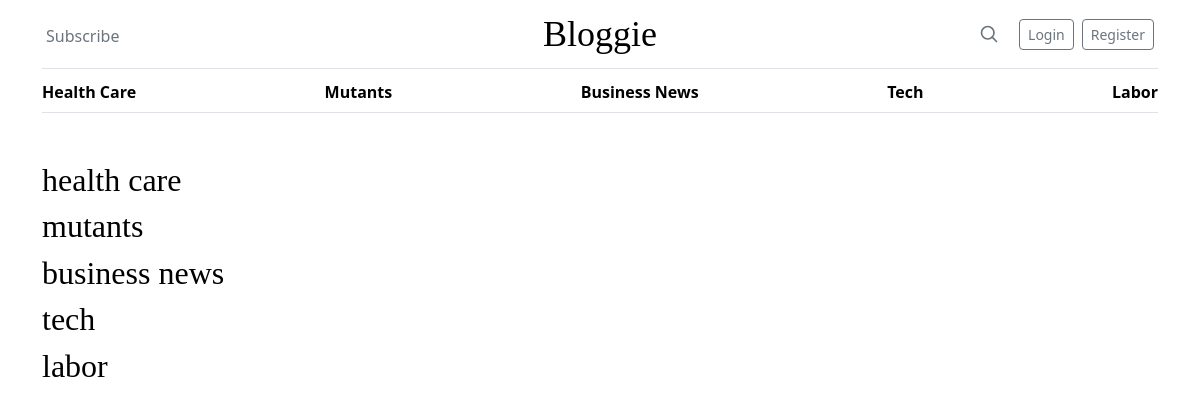
The page /category-list/ on the database its author committed.
### blog/models.py (models this page shows, shortened)
class Category(models.Model):
    name = models.CharField(max_length=255)
    def __str__(self):
        return self.name

### blog/views.py (the view)
# urls.py: path('category-list/', CategoryListView, name = 'category-list'),
def CategoryListView(request):
    category_menu_list = Category.objects.all()
    return render(request, 'blog/category_list.html', {'category_menu_list': category_menu_list})

### blog/context_processors.py (called while the page is built)
def category_menu(request):
    category_menu_list = Category.objects.all()
    return {'category_menu_list': category_menu_list}

### blog/templates/blog/category_list.html
{% extends "blog/base.html" %}
{% block content %}
<div class="container mt-5">
    {% for item in category_menu_list %}
        <h2><a class="nav-item nav-link link-body-emphasis active" href="{% url 'category' item|slugify|title  %}">{{ item }}</a><h2>
    {% endfor %}
</div>
{% endblock %}

### blog/templates/blog/base.html (shortened to what this page needs)
{% load static %}
<!DOCTYPE html>
<html>
<head>
    <link rel="stylesheet" href="{% static 'blog/nav.css' %}">
    <link rel="stylesheet" href="{% static 'blog/bootstrap.min.css' %}">
    <link rel="stylesheet" href="{% static 'blog/style.css' %}">
    <link href="https://cdn.jsdelivr.net/npm/bootstrap@5.3.3/dist/css/bootstrap.min.css" rel="stylesheet">
</head>
<body class="vh-100">
    <div class="container">
        <header class="border-bottom lh-1 py-3">
            <div class="row flex-nowrap justify-content-between align-items-center">
            <div class="col-4 pt-1">
                {% if user.is_authenticated%}
                    <a class="link-secondary mx-1 text-decoration-none" href="{% url 'add-post'%}" class="nav-link">Add Post</a>
                    <a class="link-secondary mx-1 text-decoration-none" href="{% url 'add-category'%}" class="nav-link">Add Category</a>
                    <a class="link-secondary mx-1 text-decoration-none" href="{% url 'logout'%}" class="nav-link">Logout</a>
                {% else %}
                    <a class="link-secondary mx-1 text-decoration-none" href="#">Subscribe</a>
                {% endif %}
            </div>
            <div class="col-4 text-center">
                <a class="blog-header-logo text-body-emphasis text-decoration-none" href="{% url 'home' %}">Bloggie</a>
            </div>
                <div class="col-4 d-flex justify-content-end align-items-center">
                    <a class="link-secondary" href="#" aria-label="Search">
                    <svg xmlns="http://www.w3.org/2000/svg" width="20" height="20" fill="none" stroke="currentColor" stroke-linecap="round" stroke-linejoin="round" stroke-width="2" class="mx-3" role="img" viewBox="0 0 24 24"><title>Search</title><circle cx="10.5" cy="10.5" r="7.5"/><path d="M21 21l-5.2-5.2"/></svg>
                    </a>
                    {% if not user.is_authenticated%}
                            <a class="btn btn-sm btn-outline-secondary mx-1" href="{% url 'login'%}">Login</a>
                            <a class="btn btn-sm btn-outline-secondary mx-1" href="{% url 'register'%}" class="nav-link">Register</a>
                    {% endif %}
                </div>
            </div>
        </header>
        <div class="nav-scroller py-1 mb-3 border-bottom">
            <nav class="nav nav-underline justify-content-between">
                {% block category_menu %}
                    {% for item in category_menu_list %}
                        <a class="nav-item nav-link link-body-emphasis active" href="{% url 'category' item|slugify  %}">{{ item|title }}</a>
                    {% endfor %}
                {% endblock %}
            </nav>
        </div>
    </div>
        {% block content %}{% endblock %}
</body>
</html>

### blog/static/blog/nav.css (style rules this page uses)
.blog-header-logo { font-family: "Playfair Display", Georgia, "Times New Roman", serif; font-size: 2.25rem; }
h1, h2, h3, h4, h5, h6 { font-family: "Playfair Display", Georgia, "Times New Roman", serif; }

### blog/static/blog/style.css (style rules this page uses)
html, body { padding: 0; margin: 0; height: 100%; }
.container.mt-5 a { color: #646262; text-decoration: none; }
.nav-scroller { position: relative; z-index: 2; height: 2.75rem; overflow-y: hidden; }
.nav-scroller .nav { display: flex; flex-wrap: nowrap; padding-bottom: 1rem; margin-top: -1px; overflow-x: auto; text-align: center; white-space: nowrap; -webkit-overflow-scrolling: touch; }

### rows shown on the page
Category: name "Health Care", name "health care"
Category: name "Mutants", name "mutants"
Category: name "Business News", name "business news"
Category: name "Tech", name "tech"
Category: name "Labor", name "labor"
